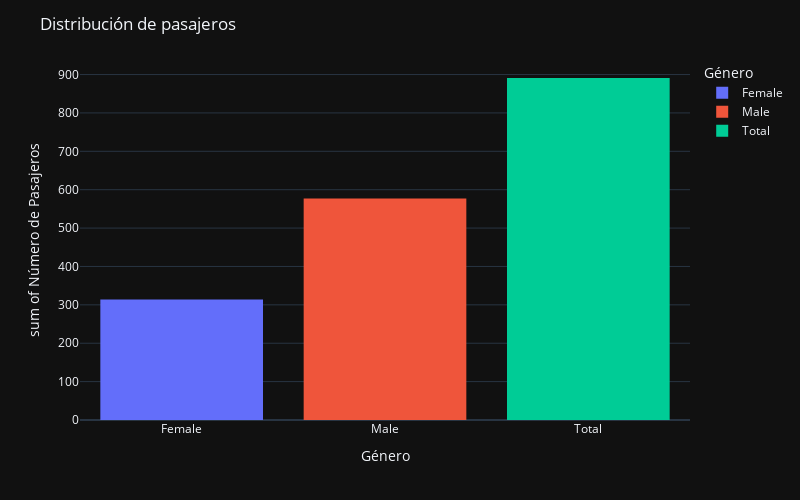

The notebook cell this image was saved under:
### Markdown cell above
### Pasajeros que embarcaron según el género

### Code cell
genero=titanic.groupby('Sex')['Sex'].value_counts().reset_index()
genero.loc[2,['Sex','count']]=['Total',titanic['Sex'].count()]
fig1=px.histogram(genero, x="Sex", y="count", color="Sex",labels={'Sex':'Género','count':'Número de Pasajeros'})
fig1.update_layout(height=500, width=800, title_text="Distribución de pasajeros", 
                  template='plotly_dark')
fig1.show()

### Figure 1 — Plotly figure (JSON) as saved in the notebook; plotly's stock layout.template omitted (floating-point values rounded to 4 significant figures)
{"data": [{"alignmentgroup": "True", "bingroup": "x", "histfunc": "sum", "hovertemplate": "Género=%{x}<br>sum of Número de Pasajeros=%{y}<extra></extra>", "legendgroup": "Female", "marker": {"color": "#636efa", "pattern": {"shape": ""}}, "name": "Female", "offsetgroup": "Female", "orientation": "v", "showlegend": true, "type": "histogram", "x": ["Female"], "xaxis": "x", "y": [314], "yaxis": "y"}, {"alignmentgroup": "True", "bingroup": "x", "histfunc": "sum", "hovertemplate": "Género=%{x}<br>sum of Número de Pasajeros=%{y}<extra></extra>", "legendgroup": "Male", "marker": {"color": "#EF553B", "pattern": {"shape": ""}}, "name": "Male", "offsetgroup": "Male", "orientation": "v", "showlegend": true, "type": "histogram", "x": ["Male"], "xaxis": "x", "y": [577], "yaxis": "y"}, {"alignmentgroup": "True", "bingroup": "x", "histfunc": "sum", "hovertemplate": "Género=%{x}<br>sum of Número de Pasajeros=%{y}<extra></extra>", "legendgroup": "Total", "marker": {"color": "#00cc96", "pattern": {"shape": ""}}, "name": "Total", "offsetgroup": "Total", "orientation": "v", "showlegend": true, "type": "histogram", "x": ["Total"], "xaxis": "x", "y": [891], "yaxis": "y"}], "layout": {"barmode": "relative", "height": 500, "legend": {"title": {"text": "Género"}, "tracegroupgap": 0}, "margin": {"t": 60}, "title": {"text": "Distribución de pasajeros"}, "width": 800, "xaxis": {"anchor": "y", "categoryarray": ["Female", "Male", "Total"], "categoryorder": "array", "domain": [0, 1], "title": {"text": "Género"}}, "yaxis": {"anchor": "x", "domain": [0, 1], "title": {"text": "sum of Número de Pasajeros"}}}}
